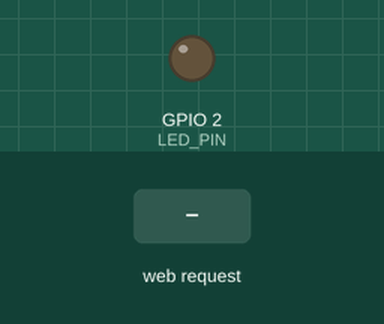
This program was run on a simulated ESP32. Parts: output pins drawn as LEDs (lit = HIGH). The test bench sets the inputs (shaded band). WiFi joins after 1.5 s; servers stay silent unless stated; what the program prints to the serial monitor is not drawn.

Above: at 2.7 s.
2.8 s: HTTP request GET /on received
At 3.8 s:
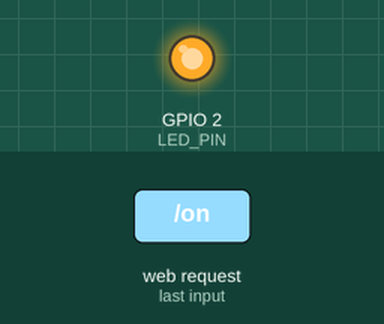
4.3 s: HTTP request GET /off received
At 5.0 s:
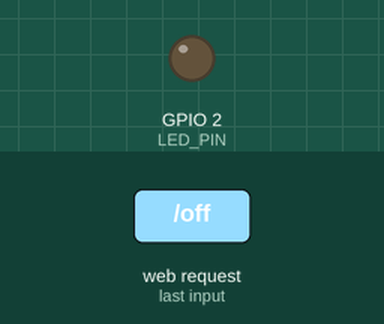
5.8 s: HTTP request GET /toggle received
At 6.1 s:
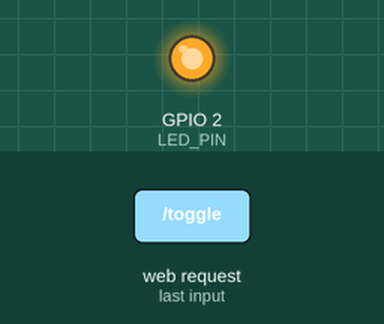
Timing chart, 0 to 8.8 s (numbered marks = the images above; inputs shaded):
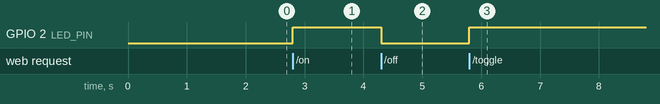

Measured:
- after the input at 2.8 s, GPIO 2 (LED_PIN): LOW → HIGH at once
- after the input at 4.3 s, GPIO 2 (LED_PIN): HIGH → LOW at once
- after the input at 5.8 s, GPIO 2 (LED_PIN): LOW → HIGH at once

The program:

main.cpp
```cpp
#include <Arduino.h>
#include <WiFi.h>
#include <WebServer.h>

constexpr uint8_t LED_PIN = 2;

const char* AP_SSID = "ThanhESP32";
const char* AP_PASSWORD = "Thanh@2026";

#ifdef WOKWI_SIM
const char* WOKWI_SSID = "Wokwi-GUEST";
const char* WOKWI_PASSWORD = "";

constexpr uint32_t STA_TIMEOUT_MS = 10000;
#endif

WebServer server(80);

bool ledState = false;

String buildWebPage() {
    String html = R"rawliteral(
<!DOCTYPE html>
<html lang="en">
<head>
    <meta charset="UTF-8">
    <meta
        name="viewport"
        content="width=device-width, initial-scale=1.0"
    >

    <title>ESP32 AP Control</title>

    <style>
        * {
            box-sizing: border-box;
        }

        body {
            margin: 0;
            min-height: 100vh;
            padding: 24px;

            font-family: Arial, sans-serif;
            background: #f3f4f6;

            display: flex;
            justify-content: center;
            align-items: center;
        }

        .card {
            width: min(100%, 460px);

            padding: 32px;
            background: white;
            border-radius: 20px;

            text-align: center;

            box-shadow: 0 8px 30px rgba(0, 0, 0, 0.10);
        }

        h1 {
            margin: 0 0 8px;
        }

        .subtitle {
            color: #6b7280;
            margin-bottom: 24px;
        }

        .network {
            margin-bottom: 24px;
            padding: 16px;

            background: #f9fafb;
            border-radius: 12px;

            text-align: left;
            line-height: 1.8;
        }

        .state {
            margin: 24px 0;

            font-size: 24px;
            font-weight: bold;
        }

        .buttons {
            display: flex;
            flex-wrap: wrap;

            justify-content: center;
            gap: 10px;
        }

        button {
            border: none;
            border-radius: 10px;

            padding: 14px 24px;

            font-size: 16px;
            cursor: pointer;
        }

        button:active {
            transform: scale(0.97);
        }

        .on {
            background: #22c55e;
            color: white;
        }

        .off {
            background: #ef4444;
            color: white;
        }

        .toggle {
            background: #374151;
            color: white;
        }
    </style>
</head>

<body>
    <div class="card">
        <h1>ESP32 AP Control</h1>

        <div class="subtitle">
            Access Point Mode
        </div>

        <div class="network">
            <div>
                <strong>SSID:</strong>
                ThanhESP32
            </div>

            <div>
                <strong>Password:</strong>
                Thanh@2026
            </div>

            <div>
                <strong>AP IP:</strong>
                192.168.4.1
            </div>
        </div>

        <div class="state">
            LED:
            <span id="ledState">%STATE%</span>
        </div>

        <div class="buttons">
            <button
                class="on"
                onclick="setLED('/on')"
            >
                ON
            </button>

            <button
                class="off"
                onclick="setLED('/off')"
            >
                OFF
            </button>

            <button
                class="toggle"
                onclick="setLED('/toggle')"
            >
                TOGGLE
            </button>
        </div>
    </div>

    <script>
        async function setLED(endpoint) {
            try {
                const response = await fetch(endpoint);
                const state = await response.text();

                document.getElementById("ledState").textContent = state;
            } catch (error) {
                console.error(error);
            }
        }
    </script>
</body>
</html>
)rawliteral";

    html.replace(
        "%STATE%",
        ledState ? "ON" : "OFF"
    );

    return html;
}

void handleRoot() {
    server.send(
        200,
        "text/html",
        buildWebPage()
    );
}

void handleOn() {
    ledState = true;
    digitalWrite(LED_PIN, HIGH);

    server.send(
        200,
        "text/plain",
        "ON"
    );
}

void handleOff() {
    ledState = false;
    digitalWrite(LED_PIN, LOW);

    server.send(
        200,
        "text/plain",
        "OFF"
    );
}

void handleToggle() {
    ledState = !ledState;

    digitalWrite(
        LED_PIN,
        ledState ? HIGH : LOW
    );

    server.send(
        200,
        "text/plain",
        ledState ? "ON" : "OFF"
    );
}

void handleNotFound() {
    server.send(
        404,
        "text/plain",
        "404 - Not Found"
    );
}

void startAccessPoint() {
    WiFi.mode(
#ifdef WOKWI_SIM
        WIFI_AP_STA
#else
        WIFI_AP
#endif
    );

    bool apStarted = WiFi.softAP(
        AP_SSID,
        AP_PASSWORD
    );

    if (!apStarted) {
        Serial.println("Failed to start Access Point!");
        return;
    }

    Serial.println();
    Serial.println("Access Point started!");

    Serial.print("AP SSID: ");
    Serial.println(AP_SSID);

    Serial.print("AP Password: ");
    Serial.println(AP_PASSWORD);

    Serial.print("AP IP address: ");
    Serial.println(WiFi.softAPIP());
}

#ifdef WOKWI_SIM

void connectWokwiSTA() {
    Serial.println();
    Serial.print("Connecting STA to ");
    Serial.println(WOKWI_SSID);

    WiFi.begin(
        WOKWI_SSID,
        WOKWI_PASSWORD,
        6
    );

    const uint32_t startTime = millis();

    while (
        WiFi.status() != WL_CONNECTED &&
        millis() - startTime < STA_TIMEOUT_MS
    ) {
        delay(250);
        Serial.print(".");
    }

    Serial.println();

    if (WiFi.status() == WL_CONNECTED) {
        Serial.println("STA connected!");

        Serial.print("STA IP address: ");
        Serial.println(WiFi.localIP());
    } else {
        Serial.println("STA connection timeout.");
    }
}

#endif

void startWebServer() {
    server.on(
        "/",
        HTTP_GET,
        handleRoot
    );

    server.on(
        "/on",
        HTTP_GET,
        handleOn
    );

    server.on(
        "/off",
        HTTP_GET,
        handleOff
    );

    server.on(
        "/toggle",
        HTTP_GET,
        handleToggle
    );

    server.onNotFound(
        handleNotFound
    );

    server.begin();

    Serial.println();
    Serial.println("HTTP server started!");
    Serial.println("Kit that: mo AP IP tren Serial (192.168.4.1).");
    Serial.println("Wokwi: mo http://localhost:8180 tren may tinh.");
}

void setup() {
    Serial.begin(115200);

    pinMode(
        LED_PIN,
        OUTPUT
    );

    digitalWrite(
        LED_PIN,
        LOW
    );

    startAccessPoint();

#ifdef WOKWI_SIM
    connectWokwiSTA();
#endif

    startWebServer();
}

void loop() {
    server.handleClient();
}
```
